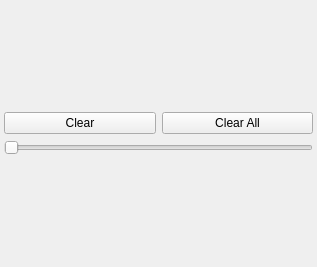
<?xml version="1.0" encoding="UTF-8"?>
<ui version="4.0">
 <class>EraserOptionsWidgetClass</class>
 <widget class="QWidget" name="EraserOptionsWidgetClass">
  <property name="geometry">
   <rect>
    <x>0</x>
    <y>0</y>
    <width>317</width>
    <height>267</height>
   </rect>
  </property>
  <property name="windowTitle">
   <string>EraserOptionsWidget</string>
  </property>
  <layout class="QVBoxLayout" name="verticalLayout_2">
   <property name="leftMargin">
    <number>4</number>
   </property>
   <property name="topMargin">
    <number>4</number>
   </property>
   <property name="rightMargin">
    <number>4</number>
   </property>
   <property name="bottomMargin">
    <number>4</number>
   </property>
   <item>
    <layout class="QVBoxLayout" name="verticalLayout">
     <item>
      <layout class="QHBoxLayout" name="horizontalLayout">
       <item>
        <widget class="QPushButton" name="pushButton">
         <property name="text">
          <string>Clear</string>
         </property>
        </widget>
       </item>
       <item>
        <widget class="QPushButton" name="pushButton_2">
         <property name="text">
          <string>Clear All</string>
         </property>
        </widget>
       </item>
      </layout>
     </item>
     <item>
      <widget class="QSlider" name="horizontalSlider">
       <property name="orientation">
        <enum>Qt::Horizontal</enum>
       </property>
      </widget>
     </item>
    </layout>
   </item>
  </layout>
 </widget>
 <layoutdefault spacing="6" margin="11"/>
 <resources/>
 <connections/>
</ui>
